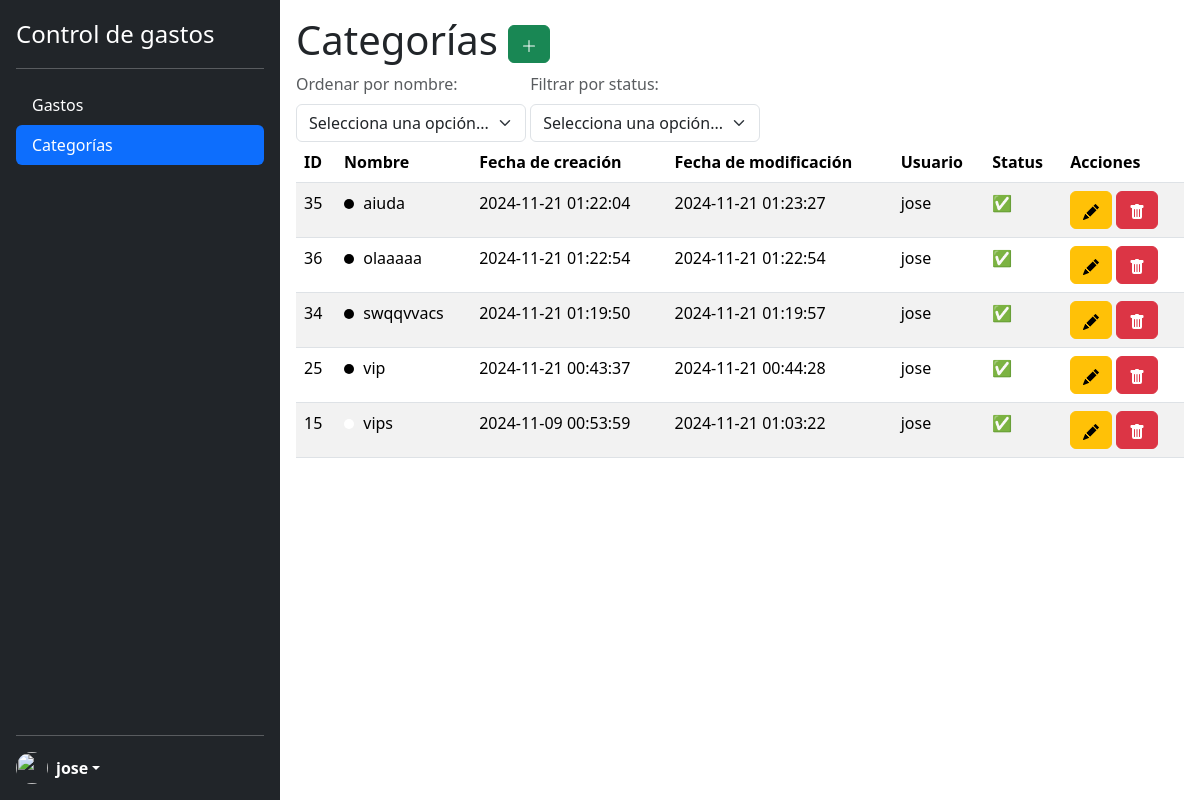
/modules/categorias/index.php (signed in), run on the app's committed database.
### tables this page shows
CREATE TABLE `categorias` (
  `id` int(11) UNSIGNED NOT NULL,
  `nombre` varchar(50) NOT NULL,
  `creacion` datetime DEFAULT current_timestamp(),
  `modificacion` datetime DEFAULT current_timestamp() ON UPDATE current_timestamp(),
  `usuario` int(11) UNSIGNED NOT NULL,
  `status` int(1) NOT NULL,
  `color` char(6) NOT NULL
);

CREATE TABLE `usuarios` (
  `id` int(11) UNSIGNED NOT NULL,
  `nombre` varchar(50) NOT NULL,
  `telefono` varchar(10) NOT NULL,
  `correo` varchar(255) NOT NULL,
  `password` varchar(50) NOT NULL,
  `rol` int(11) UNSIGNED NOT NULL,
  `creacion` datetime DEFAULT current_timestamp(),
  `modificacion` datetime DEFAULT current_timestamp() ON UPDATE current_timestamp(),
  `status` int(1) NOT NULL
);

### modules/categorias/index.php (the view, shortened to what this page needs)
<?php
    require_once '../../lib/db.php';
?>
<!DOCTYPE html>
<html lang="en">
<head>
    <?php include_once '../../lib/head.php'; ?>
</head>
<body class="d-flex flex-nowrap">
    <?php
    $idUsuario = $_SESSION['id'];
    include_once '../../lib/sidebar.php';
    ?>
    <section class="p-3 w-100">
        <h1>Categorías
            <a href="insertar.php" class="btn btn-success">
                <svg xmlns="http://www.w3.org/2000/svg" width="16" height="16" fill="currentColor" class="bi bi-plus-lg" viewBox="0 0 16 16">
                    <path fill-rule="evenodd" d="M8 2a.5.5 0 0 1 .5.5v5h5a.5.5 0 0 1 0 1h-5v5a.5.5 0 0 1-1 0v-5h-5a.5.5 0 0 1 0-1h5v-5A.5.5 0 0 1 8 2" />
                </svg>
            </a>
        </h1>
        <div class="d-inline-flex flex-column align-items-start">
            <form method="GET" action="index.php" class="d-inline">
                <label for="orderSelect" class="form-label text-muted">Ordenar por nombre:</label>
                <select name="order" id="orderSelect" class="form-select w-auto" onchange="this.form.submit()">
                    <option value="" disabled selected>Selecciona una opción...</option>
                </select>
            </form>
        </div>
        <div class="d-inline-flex flex-column align-items-start">
            <form method="GET" action="index.php" class="d-inline">
                <label for="statusCategorias" class="form-label text-muted">Filtrar por status:</label>
                <select name="statusCategorias" id="statusCategorias" class="form-select w-auto" onchange="this.form.submit()">
                    <option value="" disabled selected>Selecciona una opción...</option>
                </select>
            </form>
        </div>
        <table class="table table-striped table-hover">
            <thead>
                <tr>
                    <th>ID</th>
                    <th>Nombre</th>
                    <th>Fecha de creación</th>
                    <th>Fecha de modificación</th>
                    <th>Usuario</th>
                    <th>Status</th>
                    <th>Acciones</th>
                </tr>
            </thead>
            <tbody>
                <?php
                    $order = 'ASC';
                    $consulta = "SELECT c.id, c.nombre, c.creacion, c.modificacion, c.status, c.color, u.nombre as usuario FROM categorias c JOIN usuarios u ON c.usuario = u.id WHERE c.usuario = $idUsuario";
                    $consulta .= " ORDER BY c.nombre $order";
                    $resultado = mysqli_query($enlace, $consulta);
                    while($registro = mysqli_fetch_object($resultado)){
                ?>
                    <tr>
                        <td><?php echo $registro->id; ?></td>
                        <td>
                            <span style="display: inline-block; width: 10px; height: 10px; background-color: #<?php echo $registro->color; ?>; border-radius: 50%; margin-right: 5px;"></span>
                            <?php echo $registro->nombre; ?>
                        </td>
                        <td><?php echo $registro->creacion; ?></td>
                        <td><?php echo $registro->modificacion; ?></td>
                        <td><?php echo $registro->usuario; ?></td>
                        <td><?php echo $registro->status == 1 ? "✅" : "❌"; ?></td>
                        <td>
                            <a href="editar.php?id=<?php echo $registro->id; ?>" class="btn btn-warning">
                            </a>
                            <a href="eliminar.php?id=<?php echo $registro->id; ?>" class="btn btn-danger">
                            </a>
                        </td>
                    </tr>
                <?php } ?>
            </tbody>
        </table>
    </section>
</body>
</html>

### css/general.css (style rules this page uses)
body, html { min-height: 100vh; min-height: -webkit-fill-available; height: 100vh; }

### data on the page
categorias: id "35", nombre "aiuda", creacion "2024-11-21 01:22:04", modificacion "2024-11-21 01:23:27", usuario.nombre "jose"
categorias: id "36", nombre "olaaaaa", creacion "2024-11-21 01:22:54", modificacion "2024-11-21 01:22:54", usuario.nombre "jose"
categorias: id "34", nombre "swqqvvacs", creacion "2024-11-21 01:19:50", modificacion "2024-11-21 01:19:57", usuario.nombre "jose"
categorias: id "25", nombre "vip", creacion "2024-11-21 00:43:37", modificacion "2024-11-21 00:44:28", usuario.nombre "jose"
categorias: id "15", nombre "vips", creacion "2024-11-09 00:53:59", modificacion "2024-11-21 01:03:22", usuario.nombre "jose"

### other printed values
$_SESSION["nombre"] "jose"
